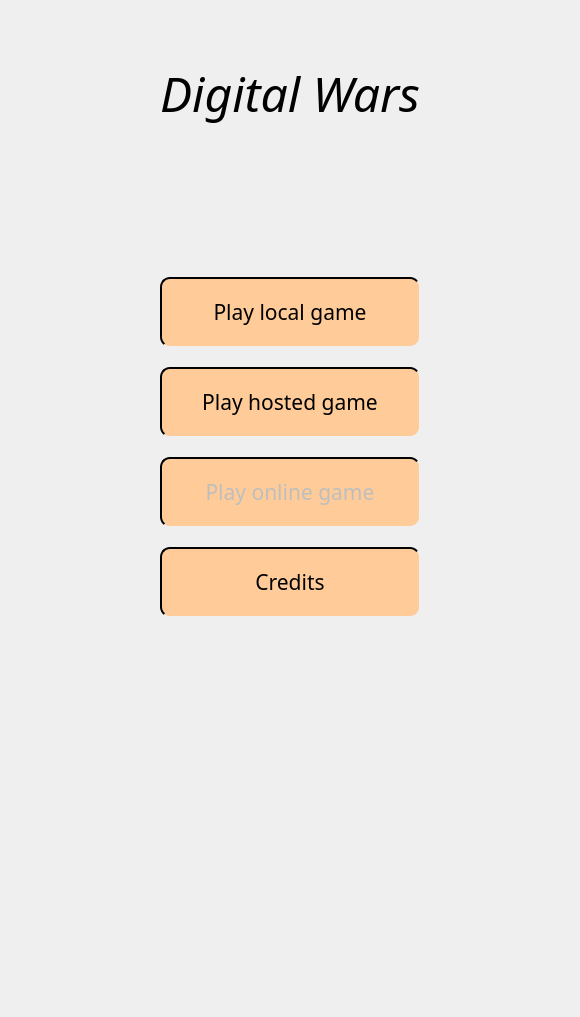
      <widget class="QWidget" name="MainMenuPage">
       <property name="styleSheet">
        <string notr="true">QWidget#MainMenuPage {
	border-image: url(./MainMenuImage.png)
}</string>
       </property>
       <layout class="QGridLayout" name="MainMenuLayout" rowstretch="0,0,0,0,0,0,0,0,0,0,0,0,0,0">
        <property name="leftMargin">
         <number>0</number>
        </property>
        <property name="topMargin">
         <number>0</number>
        </property>
        <property name="rightMargin">
         <number>0</number>
        </property>
        <property name="bottomMargin">
         <number>0</number>
        </property>
        <property name="spacing">
         <number>0</number>
        </property>
        <item row="4" column="1">
         <widget class="QPushButton" name="PlayLocalGameButton">
          <property name="minimumSize">
           <size>
            <width>0</width>
            <height>70</height>
           </size>
          </property>
          <property name="font">
           <font>
            <family>Bauhaus 93</family>
            <pointsize>16</pointsize>
            <weight>50</weight>
            <bold>false</bold>
           </font>
          </property>
          <property name="layoutDirection">
           <enum>Qt::LeftToRight</enum>
          </property>
          <property name="autoFillBackground">
           <bool>false</bool>
          </property>
          <property name="styleSheet">
           <string notr="true">QPushButton {
	background-color: #FFCC99;
	border-style: outset;
	border-width: 2px;
	border-radius: 10px;
}
QPushButton:hover {
	background-color: #FFA64D;
	border-style: outset;
	border-width: 2px;
	border-radius: 10px;
}</string>
          </property>
          <property name="text">
           <string>Play local game</string>
          </property>
         </widget>
        </item>
        <item row="12" column="1">
         <widget class="QPushButton" name="GoToCredits">
          <property name="minimumSize">
           <size>
            <width>0</width>
            <height>70</height>
           </size>
          </property>
          <property name="font">
           <font>
            <family>Bauhaus 93</family>
            <pointsize>16</pointsize>
           </font>
          </property>
          <property name="styleSheet">
           <string notr="true">QPushButton {
	background-color: #FFCC99;
	border-style: outset;
	border-width: 2px;
	border-radius: 10px;
}
QPushButton:hover {
	background-color: #FFA64D;
	border-style: outset;
	border-width: 2px;
	border-radius: 10px;
}</string>
          </property>
          <property name="text">
           <string>Credits</string>
          </property>
         </widget>
        </item>
        <item row="0" column="1">
         <spacer name="verticalSpacer_4">
          <property name="orientation">
           <enum>Qt::Vertical</enum>
          </property>
          <property name="sizeType">
           <enum>QSizePolicy::Preferred</enum>
          </property>
          <property name="sizeHint" stdset="0">
           <size>
            <width>20</width>
            <height>60</height>
           </size>
          </property>
         </spacer>
        </item>
        <item row="1" column="1">
         <widget class="QLabel" name="label">
          <property name="font">
           <font>
            <family>Bauhaus 93</family>
            <pointsize>36</pointsize>
            <weight>50</weight>
            <italic>true</italic>
            <bold>false</bold>
           </font>
          </property>
          <property name="layoutDirection">
           <enum>Qt::LeftToRight</enum>
          </property>
          <property name="text">
           <string>Digital Wars</string>
          </property>
          <property name="alignment">
           <set>Qt::AlignCenter</set>
          </property>
         </widget>
        </item>
        <item row="10" column="1">
         <widget class="QPushButton" name="PlayOnlineGameButton">
          <property name="enabled">
           <bool>false</bool>
          </property>
          <property name="minimumSize">
           <size>
            <width>0</width>
            <height>70</height>
           </size>
          </property>
          <property name="font">
           <font>
            <family>Bauhaus 93</family>
            <pointsize>16</pointsize>
           </font>
          </property>
          <property name="styleSheet">
           <string notr="true">QPushButton {
	background-color: #FFCC99;
	border-style: outset;
	border-width: 2px;
	border-radius: 10px;
}
QPushButton:hover {
	background-color: #FFA64D;
	border-style: outset;
	border-width: 2px;
	border-radius: 10px;
}</string>
          </property>
          <property name="text">
           <string>Play online game</string>
          </property>
         </widget>
        </item>
        <item row="11" column="1">
         <spacer name="verticalSpacer_27">
          <property name="orientation">
           <enum>Qt::Vertical</enum>
          </property>
          <property name="sizeType">
           <enum>QSizePolicy::Minimum</enum>
          </property>
          <property name="sizeHint" stdset="0">
           <size>
            <width>20</width>
            <height>20</height>
           </size>
          </property>
         </spacer>
        </item>
        <item row="6" column="0">
         <spacer name="horizontalSpacer">
          <property name="orientation">
           <enum>Qt::Horizontal</enum>
          </property>
          <property name="sizeType">
           <enum>QSizePolicy::Preferred</enum>
          </property>
          <property name="sizeHint" stdset="0">
           <size>
            <width>160</width>
            <height>10</height>
           </size>
          </property>
         </spacer>
        </item>
        <item row="8" column="1">
         <spacer name="verticalSpacer_11">
          <property name="orientation">
           <enum>Qt::Vertical</enum>
          </property>
          <property name="sizeType">
           <enum>QSizePolicy::Minimum</enum>
          </property>
          <property name="sizeHint" stdset="0">
           <size>
            <width>20</width>
            <height>20</height>
           </size>
          </property>
         </spacer>
        </item>
        <item row="2" column="1">
         <spacer name="verticalSpacer_2">
          <property name="orientation">
           <enum>Qt::Vertical</enum>
          </property>
          <property name="sizeType">
           <enum>QSizePolicy::Preferred</enum>
          </property>
          <property name="sizeHint" stdset="0">
           <size>
            <width>20</width>
            <height>150</height>
           </size>
          </property>
         </spacer>
        </item>
        <item row="5" column="1">
         <spacer name="verticalSpacer_3">
          <property name="orientation">
           <enum>Qt::Vertical</enum>
          </property>
          <property name="sizeType">
           <enum>QSizePolicy::Minimum</enum>
          </property>
          <property name="sizeHint" stdset="0">
           <size>
            <width>20</width>
            <height>20</height>
           </size>
          </property>
         </spacer>
        </item>
        <item row="6" column="1">
         <widget class="QPushButton" name="PlayHostedGameButton">
          <property name="minimumSize">
           <size>
            <width>0</width>
            <height>70</height>
           </size>
          </property>
          <property name="font">
           <font>
            <family>Bauhaus 93</family>
            <pointsize>16</pointsize>
           </font>
          </property>
          <property name="styleSheet">
           <string notr="true">QPushButton {
	background-color: #FFCC99;
	border-style: outset;
	border-width: 2px;
	border-radius: 10px;
}
QPushButton:hover {
	background-color: #FFA64D;
	border-style: outset;
	border-width: 2px;
	border-radius: 10px;
}</string>
          </property>
          <property name="text">
           <string>Play hosted game</string>
          </property>
         </widget>
        </item>
        <item row="6" column="2">
         <spacer name="horizontalSpacer_2">
          <property name="orientation">
           <enum>Qt::Horizontal</enum>
          </property>
          <property name="sizeType">
           <enum>QSizePolicy::Preferred</enum>
          </property>
          <property name="sizeHint" stdset="0">
           <size>
            <width>160</width>
            <height>10</height>
           </size>
          </property>
         </spacer>
        </item>
        <item row="13" column="1">
         <spacer name="verticalSpacer">
          <property name="orientation">
           <enum>Qt::Vertical</enum>
          </property>
          <property name="sizeType">
           <enum>QSizePolicy::Preferred</enum>
          </property>
          <property name="sizeHint" stdset="0">
           <size>
            <width>20</width>
            <height>400</height>
           </size>
          </property>
         </spacer>
        </item>
       </layout>
      </widget>
